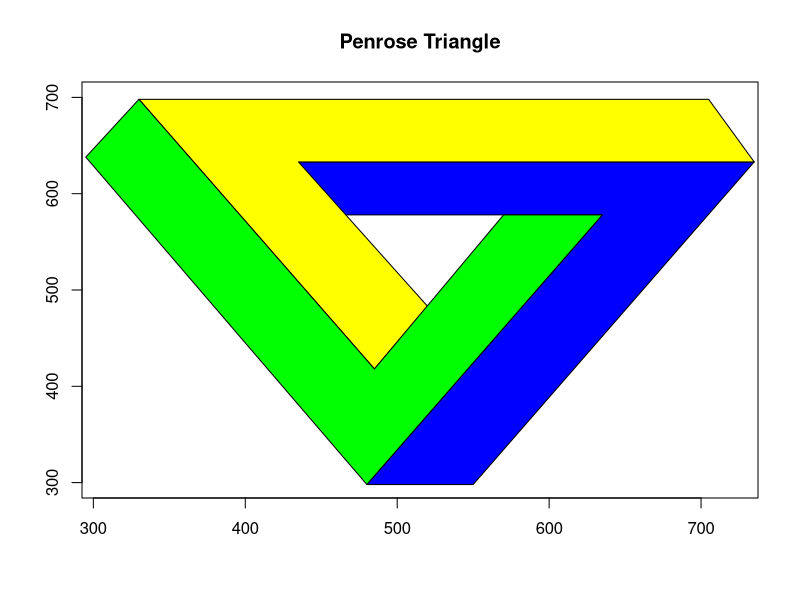

Source code (R):
plot(515,500, col = NA, xlab = NA, ylab = NA, main="Penrose Triangle")


polygon(x = c(480, 635, 465, 435, 735, 550),
        y = c(298, 578, 578, 633, 633, 298),
        col = "blue")
polygon(x = c(735, 435, 520, 485, 330, 705),
        y = c(633, 633, 483, 418, 698, 698),
        col = "yellow")
polygon(x = c(330, 485, 570, 635, 480, 295),
        y = c(698, 418, 578, 578, 298, 638),
        col = "green")
